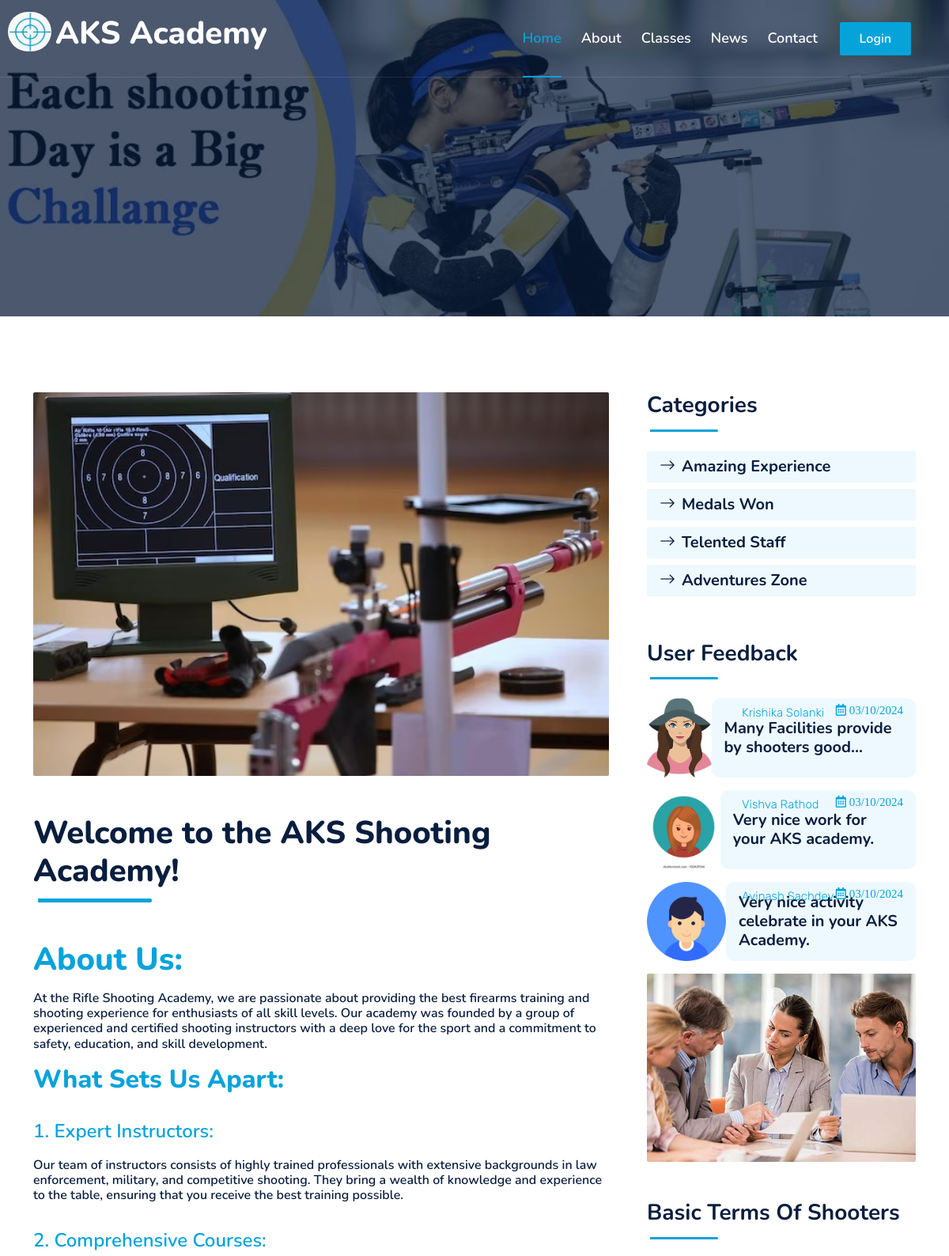
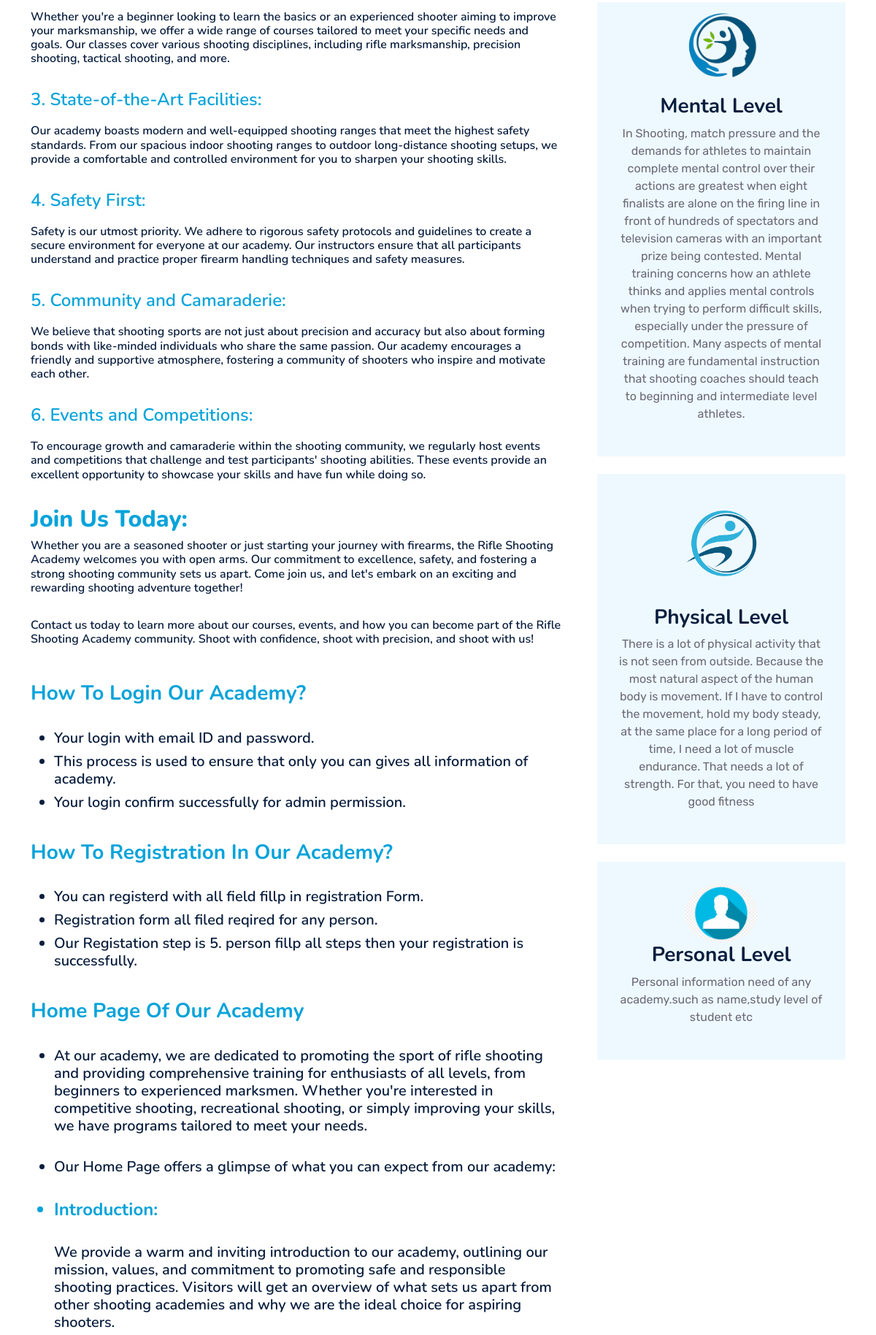
Page /about.php (upper part) on the committed database (2 pictures, top to bottom).
### tables this page shows
CREATE TABLE `tbl_feedback` (
  `id` int(15) NOT NULL,
  `user_id` int(15) NOT NULL,
  `feed_name` varchar(50) NOT NULL,
  `feed_desc` varchar(90) NOT NULL,
  `post_date` varchar(20) NOT NULL,
  `feed_rate` int(10) NOT NULL,
  `feed_photo` varchar(100) NOT NULL,
  `status` int(10) NOT NULL
);

CREATE TABLE `tbl_registration` (
  `id` int(10) NOT NULL,
  `username` varchar(50) NOT NULL,
  `gender` varchar(50) NOT NULL,
  `dob` date NOT NULL,
  `photo` varchar(200) NOT NULL,
  `address` varchar(50) NOT NULL,
  `phone_no` varchar(12) NOT NULL,
  `email` varchar(30) NOT NULL,
  `description` varchar(90) NOT NULL,
  `post_date` varchar(20) NOT NULL,
  `height` int(10) NOT NULL,
  `weight` int(10) NOT NULL,
  `age` int(10) NOT NULL,
  `gun_selection` varchar(50) NOT NULL,
  `hand_selection` varchar(50) NOT NULL,
  `fees` varchar(30) NOT NULL,
  `password` varchar(20) NOT NULL,
  `status` int(10) NOT NULL,
  `role` varchar(30) NOT NULL
);

### about.php (the view, shortened to what this page needs)
<!DOCTYPE html>
<html lang="en">
<head>
    <link href="https://cdnjs.cloudflare.com/ajax/libs/font-awesome/5.10.0/css/all.min.css" rel="stylesheet">
    <link href="https://cdn.jsdelivr.net/npm/bootstrap-icons@1.4.1/font/bootstrap-icons.css" rel="stylesheet">
    <link href="lib/owlcarousel/assets/owl.carousel.min.css" rel="stylesheet">
    <link href="lib/animate/animate.min.css" rel="stylesheet">
    <link href="css/bootstrap.min.css" rel="stylesheet">
    <link href="css/style.css" rel="stylesheet">
</head>
<body>
    <?php
             include "code_parts/nav.php";
     ?>
    <div id="header-carousel" class="carousel slide carousel-fade" data-bs-ride="carousel">
            <div class="carousel-inner">
                <div class="carousel-item active">
                    <img class="w-100" src="img/img9.jpg" alt="Image" >
                    <div class="carousel-caption d-flex flex-column align-items-center justify-content-center">
                    </div>
                </div>
                </div>
            </div>
        </div>
    <div class="container-fluid py-5 wow fadeInUp" data-wow-delay="0.1s">
        <div class="container py-5">
            <div class="row g-5">
                <div class="col-lg-8">
                    <div class="mb-5">
                        <img class="img-fluid w-100 rounded mb-5" src="img/img.jpg" alt="">
                        <h1 class="mb-4">Welcome to the AKS Shooting Academy!
                        <div class="section-title position-relative pb-3 mb-5">
</div></h1>
                        <h1 style="color:#06A3DA;">About Us:</h1>
                        <p><h6>At the Rifle Shooting Academy, we are passionate about providing the best firearms training and shooting experience for enthusiasts of all skill levels. Our academy was founded by a group of experienced and certified shooting instructors with a deep love for the sport and a commitment to safety, education, and skill development.</h6>
</p>
<h2 style="color:#06A3DA;">What Sets Us Apart:</h2><br>
<h6><font color="#06A3DA" size="5px;">1. Expert Instructors:</font> <br><br> Our team of instructors consists of highly trained professionals with extensive backgrounds in law enforcement, military, and competitive shooting. They bring a wealth of knowledge and experience to the table, ensuring that you receive the best training possible.</h6><br>
<h6><font color="#06A3DA" size="5px;">2. Comprehensive Courses: </font> <br><br>Whether you're a beginner looking to learn the basics or an experienced shooter aiming to improve your marksmanship, we offer a wide range of courses tailored to meet your specific needs and goals. Our classes cover various shooting disciplines, including rifle marksmanship, precision shooting, tactical shooting, and more.</h6><br>
<h6><font color="#06A3DA" size="5px;">3. State-of-the-Art Facilities:</font> <br><br> Our academy boasts modern and well-equipped shooting ranges that meet the highest safety standards. From our spacious indoor shooting ranges to outdoor long-distance shooting setups, we provide a comfortable and controlled environment for you to sharpen your shooting skills.</h6><br>
<h6><font color="#06A3DA" size="5px;">4. Safety First: </font> <br><br>Safety is our utmost priority. We adhere to rigorous safety protocols and guidelines to create a secure environment for everyone at our academy. Our instructors ensure that all participants understand and practice proper firearm handling techniques and safety measures.</h6><br>
<h6><font color="#06A3DA" size="5px;">5. Community and Camaraderie: </font> <br><br>We believe that shooting sports are not just about precision and accuracy but also about forming bonds with like-minded individuals who share the same passion. Our academy encourages a friendly and supportive atmosphere, fostering a community of shooters who inspire and motivate each other.</h6><br>
<h6><font color="#06A3DA" size="5px;">6. Events and Competitions:</font> <br><br> To encourage growth and camaraderie within the shooting community, we regularly host events and competitions that challenge and test participants' shooting abilities. These events provide an excellent opportunity to showcase your skills and have fun while doing so.</h6><br>
<h2 style="color:#06A3DA;">Join Us Today:</h2>
<h6>Whether you are a seasoned shooter or just starting your journey with firearms, the Rifle Shooting Academy welcomes you with open arms. Our commitment to excellence, safety, and fostering a strong shooting community sets us apart. Come join us, and let's embark on an exciting and rewarding shooting adventure together!</h6><br>
<h6>Contact us today to learn more about our courses, events, and how you can become part of the Rifle Shooting Academy community. Shoot with confidence, shoot with precision, and shoot with us!</h6><br></p>
<h3 style="color:#06A3DA;">How To Login Our Academy?</h3>&nbsp;
    <ul>
        <h5><li>Your login with email ID and password.</li></h5>
        <h5><li>This process is used to ensure that only you can gives all information of academy.</li></h5>
        <h5><li>Your login confirm  successfully for admin permission.</li></h5>
    </ul>&nbsp;
    <h3 style="color:#06A3DA;">How To Registration In  Our Academy?</h5>&nbsp;
        <ul>
            <h5><li>You can registerd with all field fillp in registration Form.</li></h5>
            <h5><li>Registration form all filed reqired for any person.</li></h5>
            <h5><li>Our Registation step is 5. person fillp all steps then your registration is successfully.</li> </h5>
        </ul>&nbsp;
        <h3 style="color:#06A3DA;">Home Page Of Our Academy</h3>&nbsp;
            <ul>
<h5><li>At our academy, we are dedicated to promoting the sport of rifle shooting and providing comprehensive training for enthusiasts of all levels, from beginners to experienced marksmen. Whether you're interested in competitive shooting, recreational shooting, or simply improving your skills, we have programs tailored to meet your needs.</li></h5><br>
<h5><li>Our Home Page offers a glimpse of what you can expect from our academy:</li></h5><br>
<h4 style="color:#06A3DA;"><li>Introduction: </h4></li><br>
    <h5>We provide a warm and inviting introduction to our academy, outlining our mission, values, and commitment to promoting safe and responsible shooting practices. Visitors will get an overview of what sets us apart from other shooting academies and why we are the ideal choice for aspiring shooters.</h5><br>
    <br>
<br>
    <br>
    <h5><li>For those interested in joining our academy or seeking more information, we provide contact details, including phone numbers, email addresses, and a contact form for easy communication.</li></h5><br>
    <h5><li>We may also include a section highlighting upcoming events, competitions, or special workshops that we offer. This provides visitors with an idea of the exciting opportunities available at our academy.</li></h5><br>
    <h5><li> A gallery featuring photos and videos of our academy in action can provide a visual representation of the experiences our students have and the camaraderie that comes with being part of our shooting community.</li></h5><br>
            </ul>
                    </div>
                </div>
                <div class="col-lg-4">
                    <div class="mb-5 wow slideInUp" data-wow-delay="0.1s">
                        <div class="section-title section-title-sm position-relative pb-3 mb-4">
                            <h3 class="mb-0">Categories</h3>
                        </div>
                        <div class="link-animated d-flex flex-column justify-content-start">
                            <a class="h5 fw-semi-bold bg-light rounded py-2 px-3 mb-2" href="#"><i class="bi bi-arrow-right me-2"></i>Amazing Experience</a>
                            <a class="h5 fw-semi-bold bg-light rounded py-2 px-3 mb-2" href="#"><i class="bi bi-arrow-right me-2"></i>Medals Won</a>
                            <a class="h5 fw-semi-bold bg-light rounded py-2 px-3 mb-2" href="#"><i class="bi bi-arrow-right me-2"></i>Telented Staff</a>
                            <a class="h5 fw-semi-bold bg-light rounded py-2 px-3 mb-2" href="#"><i class="bi bi-arrow-right me-2"></i>Adventures Zone</a>
                        </div>
                    </div>
                    <div class="mb-5 wow slideInUp" data-wow-delay="0.1s">
                        <div class="section-title section-title-sm position-relative pb-3 mb-4">
                            <h3 class="mb-0">User Feedback</h3>
                        </div>
<?php
    $query = "SELECT * FROM `tbl_feedback` order by id desc limit 3  ; ";
    $run = mysqli_query($con, $query);
  while($row=mysqli_fetch_assoc($run))
  {
$user_id=$row['user_id'];
    $query1 = "SELECT * FROM `tbl_registration` where id=$user_id";
    $run1 = mysqli_query($con, $query1);
    $row1=mysqli_fetch_assoc($run1);
echo('                        <div class="d-flex rounded overflow-hidden mb-3" style="position:relative;">
                            <img class="img-fluid" src="Registration/'.$row1['photo'].'" style="width: 100px; height: 100px; object-fit: cover;" alt="">
                                <small class="me-3 " style="position:absolute;font-size: 15px;left: 120px;color: #06A3DA; font-weight: 300;margin-top: 7px;">'.$row['feed_name'].'</small>
                                <small class="me-3 far fa-calendar-alt text-primary me-2" style="position:absolute;font-size: 15px;right:0px;color: #06A3DA;top: 0px; font-weight: 300;margin-top: 7px;">  '.$row['post_date'].'</small>
                                    <a href="" class="h5 fw-semi-bold d-flex align-items-center bg-light px-3 mb-0" style="width:500px;">
                                '.$row['feed_desc'].'
                            </a>
                        </div>
');
  }
 ?>
                    <div class="mb-5 wow slideInUp" data-wow-delay="0.1s">
                        <img src="img/blog-1.jpg" alt="" class="img-fluid rounded">
                    </div>
                    <div class="wow slideInUp" data-wow-delay="0.1s">
                        <div class="section-title section-title-sm position-relative pb-3 mb-4">
                            <h3 class="mb-0">Basic Terms Of Shooters</h3>
                        </div>
                        <div class="bg-light text-center" style="padding: 30px;">
                            <img src="img/mental.png" style="position:relative; bottom:20px;">
                            <h3>Mental Level</h3>
                            <p>
                                In Shooting, match pressure and the demands for athletes to maintain complete mental
                                control over their actions are greatest when eight finalists are alone on the firing line in front
                                of hundreds of spectators and television cameras with an important prize being contested.
                                Mental training concerns how an
                                athlete thinks and applies mental controls
                                when trying to perform difficult skills,
                                especially under the pressure of competition.
                                Many aspects of mental training are
                                fundamental instruction that shooting coaches
                                should teach to beginning and intermediate
                                level athletes. </p>
                        </div>
<br>
                        <div class="bg-light text-center" style="padding: 30px;">
                            <img src="img/physical.png" style="position: relative; height: 150px; width:150px; bottom: 10px;">
                            <h3>Physical Level</h3>
                            <p>There is a lot of physical activity that is not seen from outside. Because the most natural aspect of the human body is movement. If I have to control the movement, hold my body steady, at the same place for a long period of time, I need a lot of muscle endurance. That needs a lot of strength. For that, you need to have good fitness</p>
                        </div>
<br>
                        <div class="bg-light text-center" style="padding: 30px;">
                            <img src="img/user.png" >
                            <h3>Personal Level</h3>
                            <p>Personal information need of any academy.such as name,study level of student etc</p>
                        </div>
<br>
<br>
<br>
                    </div>
                </div>
            </div>
        </div>
    </div>
   </div>
</body>
</html>

### css/style.css (style rules this page uses)
:root { --primary: #06A3DA; --secondary: #34AD54; --light: #EEF9FF; --dark: #091E3E; }
h1, h2, .fw-bold { font-weight: 800 !important; }
h3, h4, .fw-semi-bold { font-weight: 700 !important; }
h5, h6, .fw-medium { font-weight: 600 !important; }
.carousel-caption { top: 0; left: 0; right: 0; bottom: 0; background: rgba(9, 30, 62, .7); z-index: 1; }
.section-title::before { position: absolute; content: ""; width: 150px; height: 5px; left: 0; bottom: 0; background: var(--primary); border-radius: 2px; }
.section-title.section-title-sm::before { width: 90px; height: 3px; }
.section-title::after { position: absolute; content: ""; width: 6px; height: 5px; bottom: 0px; background: #FFFFFF; -webkit-animation: section-title-run 5s infinite linear; animation: section-title-run 5s infinite linear; }
.section-title.section-title-sm::after { width: 4px; height: 3px; }
.section-title.section-title-sm::after { -webkit-animation: section-title-run-sm 5s infinite linear; animation: section-title-run-sm 5s infinite linear; }
.link-animated a { transition: .5s; }

### about.php (style rules this page uses)
.img-fluid { border-radius: 10px; }
.fw-semi-bold { border-radius: 10px; }
.bg-light > img { width: 100px; border-radius: 100%; }

### rows in the picture
tbl_feedback: user.photo (picture), feed_name "Krishika Solanki", post_date "03/10/2024", feed_desc "Many Facilities provide by shooters good..."
tbl_feedback: user.photo (picture), feed_name "Vishva Rathod", post_date "03/10/2024", feed_desc "Very nice work for your AKS academy."
tbl_feedback: user.photo (picture), feed_name "Avinash Sachdev", post_date "03/10/2024", feed_desc "Very nice activity celebrate in your AKS Academy."
